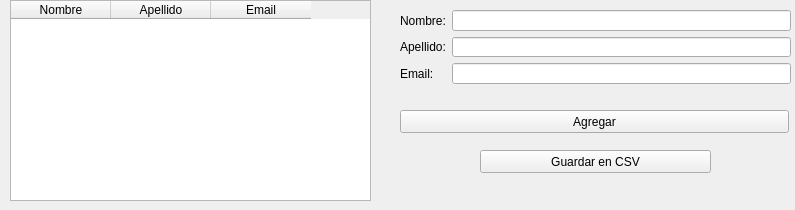
<?xml version="1.0" encoding="UTF-8"?>
<ui version="4.0">
 <class>MainWindow</class>
 <widget class="QMainWindow" name="MainWindow">
  <property name="geometry">
   <rect>
    <x>0</x>
    <y>0</y>
    <width>795</width>
    <height>210</height>
   </rect>
  </property>
  <property name="windowTitle">
   <string>MainWindow</string>
  </property>
  <widget class="QWidget" name="centralwidget">
   <widget class="QTableWidget" name="tablaDatos">
    <property name="geometry">
     <rect>
      <x>10</x>
      <y>0</y>
      <width>361</width>
      <height>201</height>
     </rect>
    </property>
    <column>
     <property name="text">
      <string>Nombre</string>
     </property>
    </column>
    <column>
     <property name="text">
      <string>Apellido</string>
     </property>
    </column>
    <column>
     <property name="text">
      <string>Email</string>
     </property>
    </column>
   </widget>
   <widget class="QWidget" name="layoutWidget">
    <property name="geometry">
     <rect>
      <x>400</x>
      <y>10</y>
      <width>391</width>
      <height>74</height>
     </rect>
    </property>
    <layout class="QFormLayout" name="datos">
     <item row="0" column="0">
      <widget class="QLabel" name="label">
       <property name="text">
        <string>Nombre:</string>
       </property>
      </widget>
     </item>
     <item row="0" column="1">
      <widget class="QLineEdit" name="nombre"/>
     </item>
     <item row="1" column="0">
      <widget class="QLabel" name="label_2">
       <property name="text">
        <string>Apellido:</string>
       </property>
      </widget>
     </item>
     <item row="1" column="1">
      <widget class="QLineEdit" name="apellido"/>
     </item>
     <item row="2" column="0">
      <widget class="QLabel" name="label_3">
       <property name="text">
        <string>Email:</string>
       </property>
      </widget>
     </item>
     <item row="2" column="1">
      <widget class="QLineEdit" name="email"/>
     </item>
    </layout>
   </widget>
   <widget class="QPushButton" name="btnGuardarCSV">
    <property name="geometry">
     <rect>
      <x>480</x>
      <y>150</y>
      <width>231</width>
      <height>23</height>
     </rect>
    </property>
    <property name="text">
     <string>Guardar en CSV</string>
    </property>
   </widget>
   <widget class="QPushButton" name="btnAgregar">
    <property name="geometry">
     <rect>
      <x>400</x>
      <y>110</y>
      <width>389</width>
      <height>23</height>
     </rect>
    </property>
    <property name="text">
     <string>Agregar</string>
    </property>
   </widget>
  </widget>
 </widget>
 <resources/>
 <connections/>
</ui>
